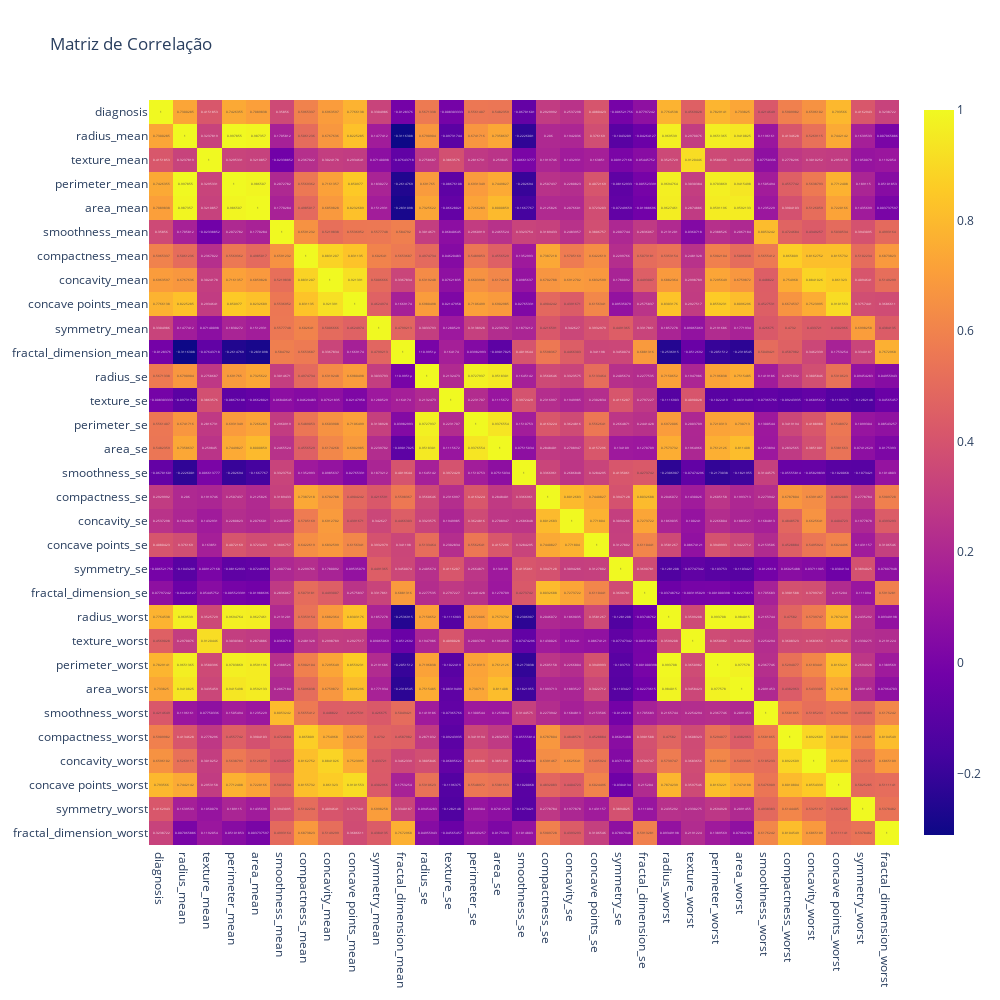

Here is the notebook cell this chart was saved with:
### Code cell
# Criar cópia e converter diagnosis para numérico
df_numeric = df_dataset.copy()
df_numeric['diagnosis'] = df_numeric['diagnosis'].map({'Maligno': 1, 'Benigno': 0}).astype(int)

# Remover coluna 'id' se existir
if 'id' in df_numeric.columns:
    df_numeric = df_numeric.drop('id', axis=1)

fig = px.imshow(
    df_numeric.corr(), 
    text_auto=True, 
    aspect="auto", 
    title='Matriz de Correlação',
    height=1000,
    width=1000,
)


fig.show()

### Figure 1 — Plotly figure (JSON) as saved in the notebook; plotly's stock layout.template omitted (floating-point values rounded to 4 significant figures; data arrays with more than 128 entries replaced by an {"elided": "..."} marker saying what was removed)
{"data": [{"coloraxis": "coloraxis", "hovertemplate": "x: %{x}<br>y: %{y}<br>color: %{z}<extra></extra>", "name": "0", "texttemplate": "%{z}", "type": "heatmap", "x": ["diagnosis", "radius_mean", "texture_mean", "perimeter_mean", "area_mean", "smoothness_mean", "compactness_mean", "concavity_mean", "concave points_mean", "symmetry_mean", "fractal_dimension_mean", "radius_se", "texture_se", "perimeter_se", "area_se", "smoothness_se", "compactness_se", "concavity_se", "concave points_se", "symmetry_se", "fractal_dimension_se", "radius_worst", "texture_worst", "perimeter_worst", "area_worst", "smoothness_worst", "compactness_worst", "concavity_worst", "concave points_worst", "symmetry_worst", "fractal_dimension_worst"], "xaxis": "x", "y": ["diagnosis", "radius_mean", "texture_mean", "perimeter_mean", "area_mean", "smoothness_mean", "compactness_mean", "concavity_mean", "concave points_mean", "symmetry_mean", "fractal_dimension_mean", "radius_se", "texture_se", "perimeter_se", "area_se", "smoothness_se", "compactness_se", "concavity_se", "concave points_se", "symmetry_se", "fractal_dimension_se", "radius_worst", "texture_worst", "perimeter_worst", "area_worst", "smoothness_worst", "compactness_worst", "concavity_worst", "concave points_worst", "symmetry_worst", "fractal_dimension_worst"], "yaxis": "y", "z": {"elided": "31x31 float values"}}], "layout": {"coloraxis": {"colorscale": [[0, "#0d0887"], [0.1111, "#46039f"], [0.2222, "#7201a8"], [0.3333, "#9c179e"], [0.4444, "#bd3786"], [0.5556, "#d8576b"], [0.6667, "#ed7953"], [0.7778, "#fb9f3a"], [0.8889, "#fdca26"], [1, "#f0f921"]]}, "height": 1000, "title": {"text": "Matriz de Correlação"}, "width": 1000, "xaxis": {"anchor": "y", "domain": [0, 1]}, "yaxis": {"anchor": "x", "autorange": "reversed", "domain": [0, 1]}}}
